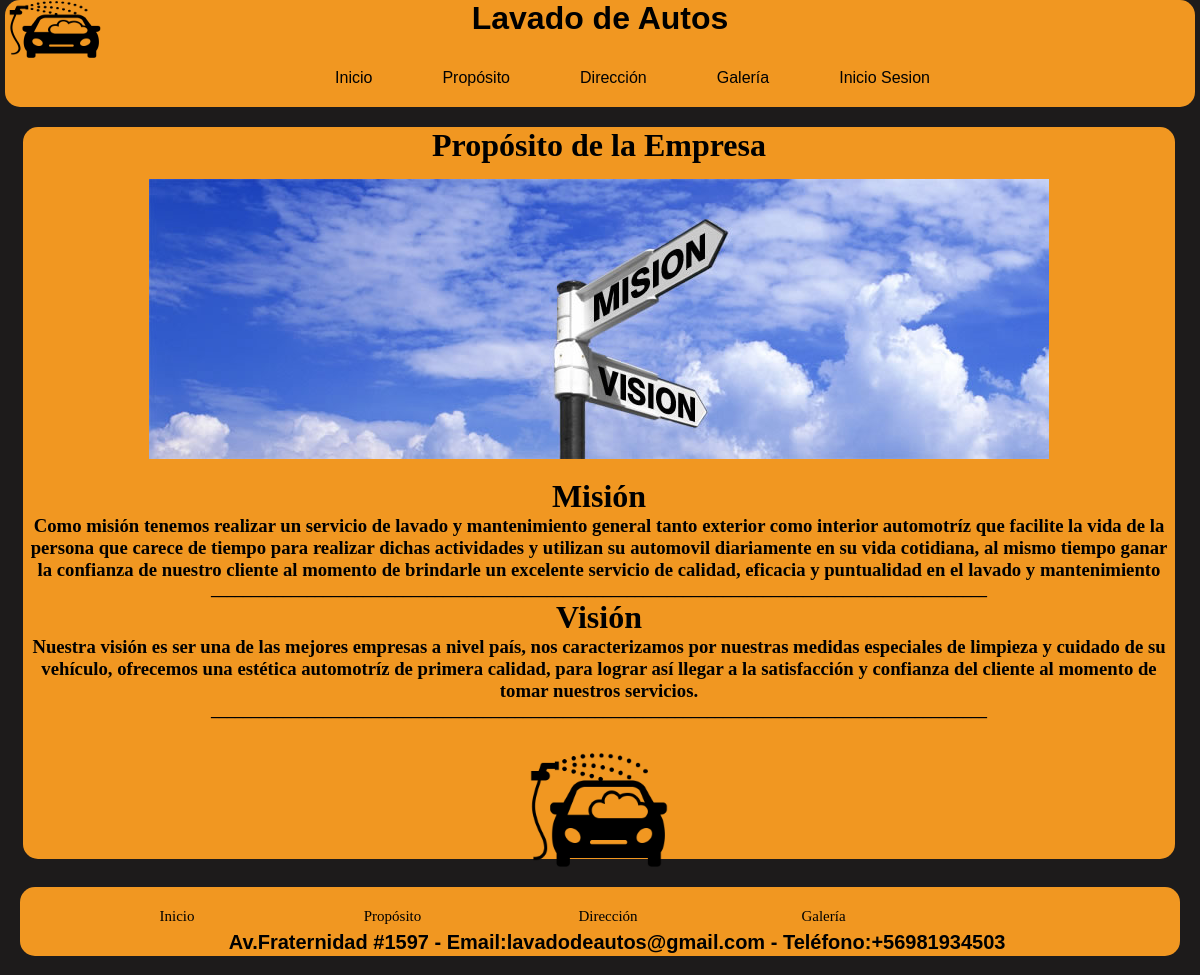
Screenshot of /mision/ with the database file from the repository.
### prueba1/models.py (models this page shows, shortened)
class MisionVision(models.Model):
    ident = models.CharField(max_length=20,primary_key=True)
    mision = models.TextField()
    vision = models.TextField()

### prueba1/views.py (the view)
# urls.py: path('mision/',mision_vision,name='MISION'),
def mision_vision(request):
    mision = MisionVision.objects.all()
    return render(request,'core/mision_vision.html',{'mision':mision})

### prueba1/templates/core/mision_vision.html (shortened to what this page needs)
{%extends "core/base.html" %}
{% load static %}
{% block contenido %}
        <div id="contenido">
            <div id="mision_vision">
            {% for item in mision %}
                <h1>Propósito de la Empresa</h1>
                <div class="mision">
                    <img src="{% static 'img/adsfasdfasdf.jpg' %}">
                    <h1>Misión</h1>
                    <h3>{{item.mision}}</h3>
                    <h4>_________________________________________________________________________________________________
                    </h4>
                    <h1>Visión</h1>
                    <h3>{{item.vision}}</h3>
                    <h4>_________________________________________________________________________________________________
                    </h4>
                    <div class="automisionvision">
                        <img src="{% static 'img/icono.png' %}">
                    </div>
                </div>
            {% endfor %}
            </div>
        </div>
{% endblock contenido %}

### prueba1/templates/core/base.html (shortened to what this page needs)
<!DOCTYPE html>
<html lang="es">
{%load static %}
<head>
    <link rel="stylesheet" href="{% static 'css/estilo.css'  %}">
</head>
<body>
    <div id="contenedor">
        <div id="header">
            <h1>Lavado de Autos</h1>
            <img src="{% static 'img/icono.png' %}">
            <div id="nav">
                <nav>
                    <ul>
                        <font size=4>
                            <li><a href="{% url 'HINDEX' %}">Inicio</a></li>
                            <li><a href="{% url 'MISION' %}">Propósito</a></li>
                            <li><a href="{% url 'UBICACION' %}">Dirección</a></li>
                            <li><a href="{% url 'GALE' %}">Galería</a></li>
                            {%if user.is_authenticated%}
                            <li><a href="{% url 'FORMU' %}">Registros</a></li>
                            <li><a href="{% url 'INSUMOS' %}">Insumos</a></li>
                            <li><a href="{% url 'ADMIN' %}">Admin</a></li>
                            <li><a href="{% url 'LOGOUT' %}">Cerrar Sesión</a></li>
                            <li><a href="">Bienvenido! {{user.first_name}} {{user.last_name}}</a></li>
                            {% else %}
                            <li><a href="{% url 'LOGIN' %}">Inicio Sesion</a>
                                {% endif %}
                        </font size=4>
                    </ul>
                </nav>
            </div>
        </div>
        {%block contenido%}{%endblock contenido %}
        <div id="footer">
            <ul>
                <font size=4>
                            <li><a href="{% url 'HINDEX' %}">Inicio</a></li>
                            <li><a href="{% url 'MISION' %}">Propósito</a></li>
                            <li><a href="{% url 'UBICACION' %}">Dirección</a></li>
                            <li><a href="{% url 'GALE' %}">Galería</a></li>
                </font size=4>
            </ul>
                <h1> Av.Fraternidad #1597    -      Email:lavadodeautos@gmail.com    -     Teléfono:+56981934503</h1>
        </div>
    </div>
</body>
</html>

### prueba1/static/css/estilo.css (style rules this page uses)
* { margin: 0; }
@media screen and (min-width: 780px) and (max-width:2000px) { #contenedor { height: 975px; background-color: rgb(29, 27, 27); margin: auto; margin-top: 5px; } }
@media screen and (min-width: 780px) and (max-width:2000px) { #header { font-family:Impact, Haettenschweiler, 'Arial Narrow Bold', sans-serif; height: 11%; background-color: rgb(241, 151, 33); margin: 5px; border-radius: 15px; margin-top: -5px; text-align: center; } }
@media screen and (min-width: 780px) and (max-width:2000px) { #header h1 { float: center; } }
@media screen and (min-width: 780px) and (max-width:2000px) { #header img { width: 100px; height: 75px; margin-top: -45px; display: flex; } }
@media screen and (min-width: 780px) and (max-width:2000px) { #header a { color:rgb(2, 2, 2); } }
@media screen and (min-width: 780px) and (max-width:2000px) { nav a { text-decoration:none; color:black; font-size: 16px; font-family: Impact, Haettenschweiler, 'Arial Narrow Bold', sans-serif; } }
@media screen and (min-width: 780px) and (max-width:2000px) { nav li { margin-top: -10px; border-radius: 15px; display:inline-block; padding:10px 20px; text-align:center; color:black; margin-left: 25px; } }
@media screen and (min-width: 780px) and (max-width:2000px) { #contenido { height: 60%; margin: 5px; margin-left: 3px; } }
@media screen and (min-width: 780px) and (max-width:2000px) { #footer { margin-left: 20px; margin-right: 20px; height: 7%; background-color: rgb(241, 151, 33); border-radius: 15px; margin-top: 190px; } }
@media screen and (min-width: 780px) and (max-width:2000px) { #footer h1 { font-family: Arial, Helvetica, sans-serif; font-size: 20px; margin-left: 18%; } }
@media screen and (min-width: 780px) and (max-width:2000px) { #footer a { text-decoration:none; color: inherit; font-size: 15px; font-family: Georgia, 'Times New Roman', Times, serif; color: black; margin-top: 10px; } }
@media screen and (min-width: 780px) and (max-width:2000px) { #footer li { display:inline-block; width: 15%; text-align: center; padding: 5px 10px; border-radius: 20px; margin-top: 13px; margin-left: 23px; } }
@media screen and (min-width: 780px) and (max-width:2000px) { #mision_vision { border-radius: 15px; float: left; height: 125%; background-color: rgb(241, 151, 33); margin: 20px; margin-top: 15px; text-align: center; } }
@media screen and (min-width: 780px) and (max-width:2000px) { #mision_vision img { margin: 15px; } }
@media screen and (min-width: 780px) and (max-width:2000px) { .automisionvision img { width: 150px; height: 150px; float: center; } }

### rows the page displays
MisionVision: mision "Como misión tenemos realizar un servicio de lavado y mantenimiento general tanto exterior como interior automotríz que facilite la vida de la persona que carece de tiempo para realizar dichas actividades y utilizan su automovil diariamente en su vida cotidiana, al mismo tiempo ganar la confianza de nuestro cliente al momento de brindarle un excelente servicio de calidad, eficacia y puntualidad en el lavado y mantenimiento", vision "Nuestra visión es ser una de las mejores empresas a nivel país, nos caracterizamos por nuestras medidas especiales de limpieza y cuidado de su vehículo, ofrecemos una estética automotríz de primera calidad, para lograr así llegar a la satisfacción y confianza del cliente al momento de tomar nuestros servicios."
